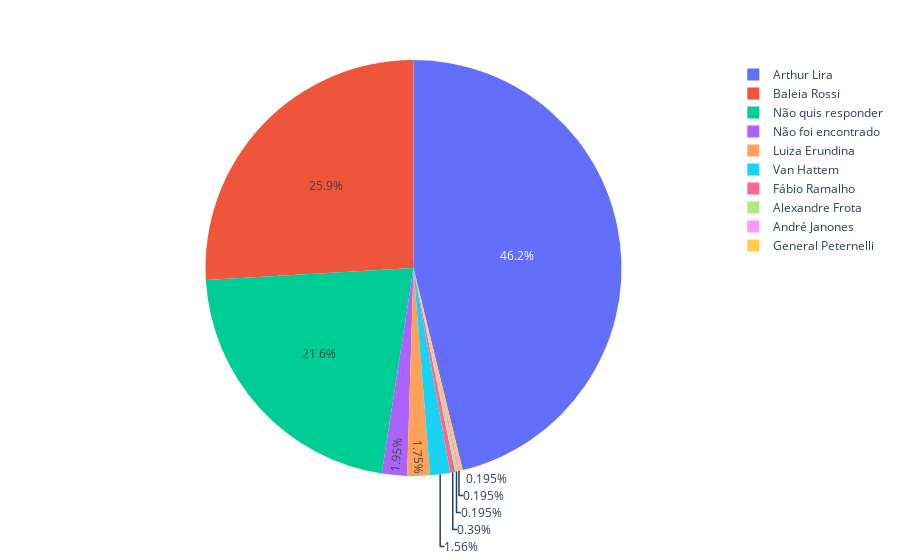

The cell this chart's notebook holds for it:
### Code cell
grafico_pizza = plx.pie(dados_eleicao_df, names='Voto')
grafico_pizza

### Figure 1 — Plotly figure (JSON) as saved in the notebook; plotly's stock layout.template omitted (floating-point values rounded to 4 significant figures; data arrays with more than 128 entries replaced by an {"elided": "..."} marker saying what was removed)
{"data": [{"domain": {"x": [0, 1], "y": [0, 1]}, "hovertemplate": "Voto=%{label}<extra></extra>", "labels": {"elided": "513 str values"}, "legendgroup": "", "name": "", "showlegend": true, "type": "pie"}], "layout": {"legend": {"tracegroupgap": 0}, "margin": {"t": 60}}}
